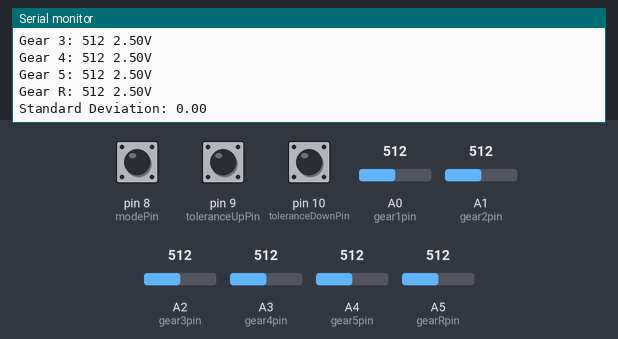
A sketch run on a simulated Arduino Uno, built with avr-gcc and run on an emulated ATmega328P. Parts: the last lines printed to the serial monitor. Inputs (shaded band) come from the test bench; at power-on: A0 (gear1pin) = 512, A1 (gear2pin) = 512, A2 (gear3pin) = 512, pin 8 (modePin) HIGH, pin 9 (toleranceUpPin) HIGH, pin 10 (toleranceDownPin) HIGH, A3 (gear4pin) = 512, A4 (gear5pin) = 512, A5 (gearRpin) = 512.

Above: at 2.7 s.
2.8 s: A0 (gear1pin) set to 716
At 4.9 s:
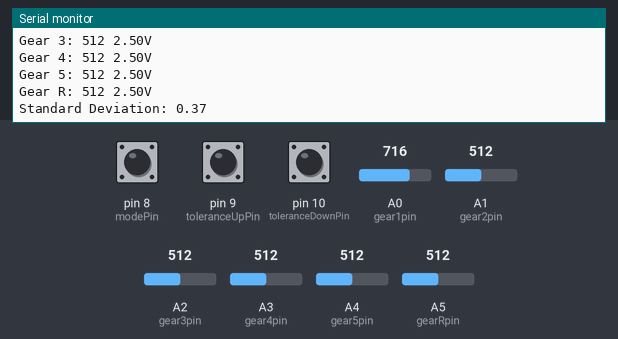
5.8 s: A1 (gear2pin) set to 306
At 7.0 s:
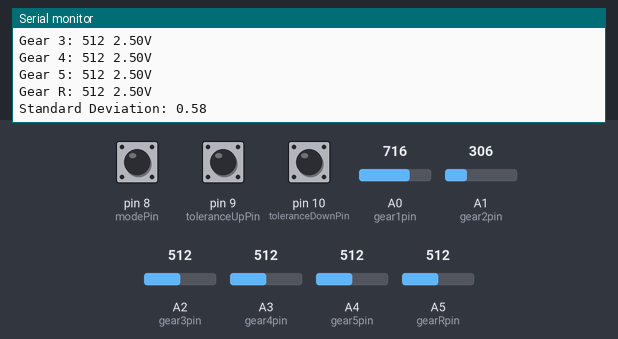
8.8 s: A2 (gear3pin) set to 716
At 9.4 s:
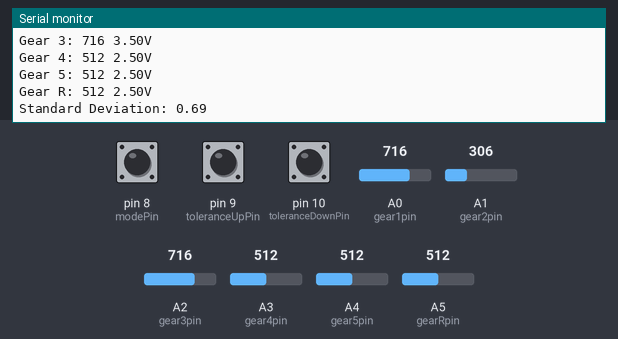
10.4 s: pin 8 (modePin) pulled LOW for 1 s
14.4 s: A0 (gear1pin) set to 306
17.4 s: A1 (gear2pin) set to 716
Timing chart, 0 to 20.4 s (numbered marks = the images above; inputs shaded):
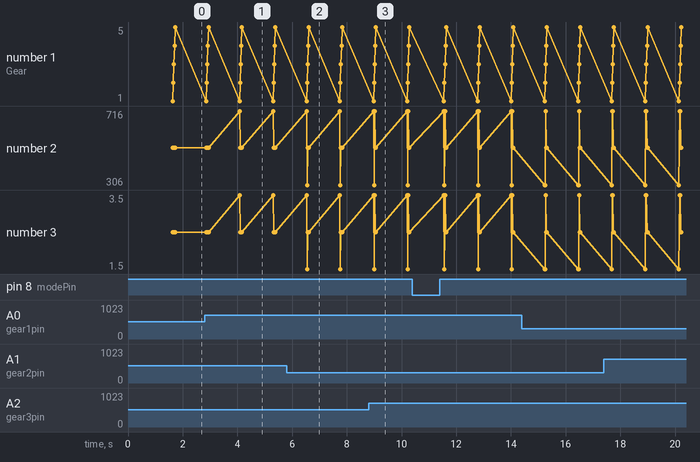

The sketch:

Gear_Display.ino
```cpp
/*
Manual Transmission Gear Display
Ehryk Menze
*/

#include <LiquidCrystal.h>
#include <stdlib.h>

//Configure Pins
int gear1pin = A0;
int gear2pin = A1;
int gear3pin = A2;
int gear4pin = A3;
int gear5pin = A4;
int gearRpin = A5;
int modePin = 8;
int toleranceUpPin = 9;
int toleranceDownPin = 10;

//Declare Value Variables
//Values will range between 0 and 1023, (0V and 5V respectively)
//With a Resolution of 4.9mV / unit
int gear1value = 0;
int gear2value = 0;
int gear3value = 0;
int gear4value = 0;
int gear5value = 0;
int gearRvalue = 0;
//This is what should be read by the ideal Hall Effect Sensor
//Probably useless in this application
int theoretical = 511;
int numberActive = -2;
int mode = 0;
boolean inGear = false;
unsigned long debugRefresh = 0;
//How often to refresh the serial port, in milliseconds
int refreshInterval = 1000;
int gear = -2;
int total = 0;
int average = 0;

//Parameters
boolean debug = true;
int baud = 9600;
int tolerance = 200;

void setup() {
  // initialize serial communication at 9600 bits per second:
  Serial.begin(baud);

  //Set pin modes
  pinMode(gear1pin, INPUT);
  pinMode(gear2pin, INPUT);
  pinMode(gear3pin, INPUT);
  pinMode(gear4pin, INPUT);
  pinMode(gear5pin, INPUT);
  pinMode(gearRpin, INPUT);
  pinMode(modePin, INPUT);
  pinMode(toleranceUpPin, INPUT);
  pinMode(toleranceDownPin, INPUT);

  //Use internal pull-up resistors
  digitalWrite(modePin, HIGH);
  digitalWrite(toleranceUpPin, HIGH);
  digitalWrite(toleranceDownPin, HIGH);

  writeCredits();
  delay(1500);
}

boolean checkPress(int pin) {
  return digitalRead(pin) == LOW && debounce(pin, LOW, 20, 6);
}

void loop() {
  // put your main code here, to run repeatedly:
  //Check for Mode Press
  if (checkPress(modePin)) {
    mode++;
    if (mode > 8) mode = 0;
    delay(100);
  }
  else if (checkPress(toleranceUpPin) && tolerance < 995) tolerance += 5;
  else if (checkPress(toleranceDownPin) && tolerance > 0) tolerance -= 5;

  //Update the value variables
  readValues();
  total = getTotal();
  average = getAverage(total);
  numberActive = countActive();
  gear = activeGear();
  inGear = gear > 0;

  //This rereads in the case of an error or fault
  //(doesn't display errors, leaves last displayed values)
  if (!debug && gear < 0) return;

  if (debug && millis() - debugRefresh > refreshInterval) {
    Serial.print("Mode: ");
    Serial.println(mode);

    Serial.print("Total: ");
    Serial.println(total);

    Serial.print("Average: ");
    Serial.print(average);
    Serial.print(" ");
    Serial.print(toVoltage(average));
    Serial.println("V");

    Serial.print("Tolerance: ");
    Serial.print(tolerance);
    Serial.print(" ");
    Serial.print(toVoltage(tolerance));
    Serial.println("V");

    Serial.print("In Gear: ** ");
    Serial.print(gearName(gear));
    Serial.print(" (");
    Serial.print(gearChar(gear));
    Serial.println(") **");

    if (inGear) {
      Serial.print(" - Active Gear: ");
      Serial.print(activeValue());
      Serial.print(" ");
      Serial.print(activeVoltage());
      Serial.println("V");
      Serial.print(" - Differential: ");
      Serial.println(abs(activeValue() - average));
    }
    else {
      Serial.println(" - Active Gear: N/A");
      Serial.println(" - Differential: N/A");
    }

    Serial.print("Gear 1: ");
    Serial.print(gear1value);
    Serial.print(" ");
    Serial.print(toVoltage(gear1value));
    Serial.println("V");

    Serial.print("Gear 2: ");
    Serial.print(gear2value);
    Serial.print(" ");
    Serial.print(toVoltage(gear2value));
    Serial.println("V");

    Serial.print("Gear 3: ");
    Serial.print(gear3value);
    Serial.print(" ");
    Serial.print(toVoltage(gear3value));
    Serial.println("V");

    Serial.print("Gear 4: ");
    Serial.print(gear4value);
    Serial.print(" ");
    Serial.print(toVoltage(gear4value));
    Serial.println("V");

    Serial.print("Gear 5: ");
    Serial.print(gear5value);
    Serial.print(" ");
    Serial.print(toVoltage(gear5value));
    Serial.println("V");

    Serial.print("Gear R: ");
    Serial.print(gearRvalue);
    Serial.print(" ");
    Serial.print(toVoltage(gearRvalue));
    Serial.println("V");

    Serial.print("Standard Deviation: ");
    Serial.println(getStandardDeviation(average));

    Serial.println();

    debugRefresh = millis();
  }

  //Update the display
  updateDisplay(mode, gear);
}

void readValues(){
  gear1value = readHallEffect(gear1pin);
  gear2value = readHallEffect(gear2pin);
  gear3value = readHallEffect(gear3pin);
  gear4value = readHallEffect(gear4pin);
  gear5value = readHallEffect(gear5pin);
  gearRvalue = readHallEffect(gearRpin);
}

int getTotal() {
  return gear1value + gear2value + gear3value + gear4value + gear5value + gearRvalue;
}

int getAverage(int total) {
  return total / 6;
}

float getStandardDeviation(int average) {
  float variance = 0;
  variance += pow(toVoltage(gear1value - average), 2);
  variance += pow(toVoltage(gear2value - average), 2);
  variance += pow(toVoltage(gear3value - average), 2);
  variance += pow(toVoltage(gear4value - average), 2);
  variance += pow(toVoltage(gear5value - average), 2);
  variance += pow(toVoltage(gearRvalue - average), 2);
  variance = variance / 6;
  return sqrt(variance);
}

float toVoltage(int value) {
  return value * 5.0 / 1023.0;
}

int readHallEffect(int pin) {
  return analogRead(pin);
}

int countActive() {
  //Return the number of pins avove tolerance
  int count = 0;

  if (active(gear1value)) count ++;
  if (active(gear2value)) count ++;
  if (active(gear3value)) count ++;
  if (active(gear4value)) count ++;
  if (active(gear5value)) count ++;
  if (active(gearRvalue)) count ++;

  return count;
}

int activePin() {
  //Return the pin above tolerance
  //Return -1 if more than one active

  if (numberActive == 0) return 0;
  if (numberActive >= 2) return -1;

  if (active(gear1value)) return gear1pin;
  if (active(gear2value)) return gear2pin;
  if (active(gear3value)) return gear3pin;
  if (active(gear4value)) return gear4pin;
  if (active(gear5value)) return gear5pin;
  if (active(gearRvalue)) return gearRpin;

  return -2;
}

int activeGear() {
  //Return the pin above tolerance
  //Return -1 if more than one active

  if (numberActive == 0) return 0;
  if (numberActive >= 2) return -1;

  if (active(gear1value)) return 1;
  if (active(gear2value)) return 2;
  if (active(gear3value)) return 3;
  if (active(gear4value)) return 4;
  if (active(gear5value)) return 5;
  if (active(gearRvalue)) return 6;

  return -2;
}

int activeValue() {
  //Return the pin above tolerance
  //Return -1 if more than one active

  if (numberActive == 0) return 0;
  if (numberActive >= 2) return -1;

  if (active(gear1value)) return gear1value;
  if (active(gear2value)) return gear2value;
  if (active(gear3value)) return gear3value;
  if (active(gear4value)) return gear4value;
  if (active(gear5value)) return gear5value;
  if (active(gearRvalue)) return gearRvalue;

  return -2;
}

float activeVoltage() {
  return toVoltage(activeValue());
}

boolean active(int value) {
  int deviation = abs(value - average);
  return deviation > tolerance;
}

//Returns the Name of a Gear
char* gearName(int g) {
  switch (g) {
    case -2: return "Fault  ";
    case -1: return "Error  ";
    case 0:  return "Neutral";
    case 1:  return "First  ";
    case 2:  return "Second ";
    case 3:  return "Third  ";
    case 4:  return "Fourth ";
    case 5:  return "Fifth  ";
    case 6:  return "Reverse";
  }
  return "Fault";
}

//Returns the Letter/Digit of a Gear
char gearChar(int g) {
  switch (g) {
    case -2: return 'F';
    case -1: return 'E';
    case 0:  return 'N';
    case 1:  return '1';
    case 2:  return '2';
    case 3:  return '3';
    case 4:  return '4';
    case 5:  return '5';
    case 6:  return 'R';
  }
  return 'F';
}

void updateDisplay(int mode, int gear) {
  switch(mode) {
    case 0: writeBasic(gear); break;
    case 1: writeAdvanced(gear); break;
    case 2: writeVariables(gear, true); break;
    case 3: writeVariables(gear, false); break;
    case 4: writeValues(); break;
    case 5: writeVoltages(); break;
    case 6: writeFill(gearChar(gear)); break;
    case 7: writeCredits(); break;
    case 8: break;
  }
}

void writeBasic(int g) {
}

void writeAdvanced(int g) {
}

void writeVariables(int g, boolean voltage) {
}

void writeValues() {
}

void writeVoltages() {
}

void writeFill(char c) {
}

void writeCredits() {
}

boolean debounce(int pin, int value, int timeDelay, int bounceCount) {
  int toCheck = bounceCount;
  while (toCheck > 0) {
    delay(timeDelay);
    if (digitalRead(pin) != value) return false;
    toCheck --;
  }
  return true;
}
```

Measured:
- after the input at 2.8 s, the serial monitor: prints a new line after 1.2 s (image 1)
- after the input at 5.8 s, the serial monitor: prints a new line after 0.60 s (image 2)
- after the input at 8.8 s, the serial monitor: prints a new line at once (image 3)
